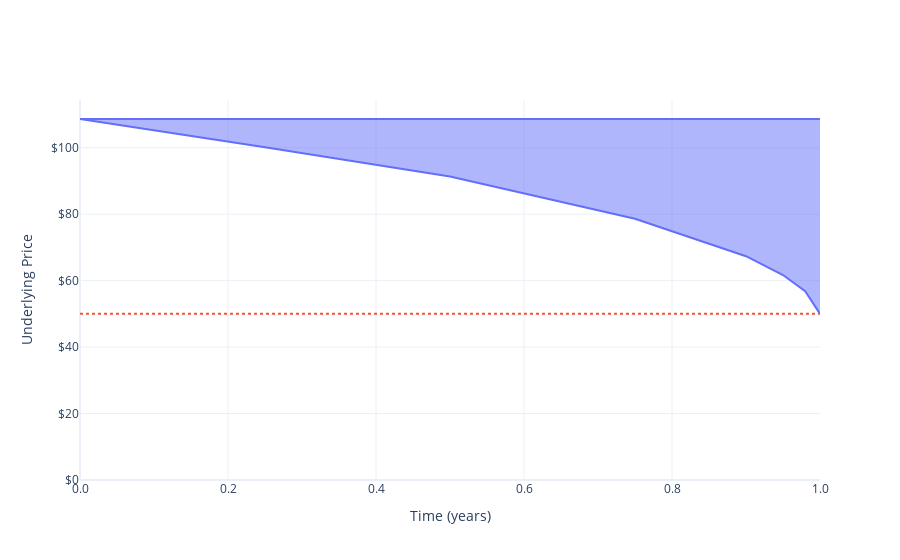

Write notebook code for a chart like this one.
### Markdown cell above
# CALL FIGURE

### Code cell
figs[0].show()

### Figure 1 — Plotly figure (JSON) as saved in the notebook; plotly's stock layout.template omitted (floating-point values rounded to 4 significant figures)
{"data": [{"line": {"color": "#EF553B", "dash": "dot"}, "mode": "lines", "type": "scatter", "x": [0, 1], "y": [50, 50]}, {"line": {"color": "#636efa"}, "mode": "lines", "type": "scatter", "x": [0, 0.25, 0.5, 0.75, 0.9, 0.95, 0.98, 1], "y": [108.7, 108.7, 108.7, 108.7, 108.7, 108.7, 108.7, 108.7]}, {"fill": "tonexty", "hovertemplate": "boundary = $%{y:,.2f} at t = %{x:0.2f}<extra></extra>", "line": {"color": "#636efa"}, "mode": "lines", "type": "scatter", "x": [0, 0.25, 0.5, 0.75, 0.9, 0.95, 0.98, 1], "y": [108.7, 100.1, 91.35, 78.64, 67.35, 61.7, 56.85, 50]}], "layout": {"showlegend": false, "xaxis": {"tickformat": ",.1f", "title": {"text": "Time (years)"}}, "yaxis": {"rangemode": "tozero", "tickformat": ",.0f", "tickprefix": "$", "title": {"text": "Underlying Price"}}}}
